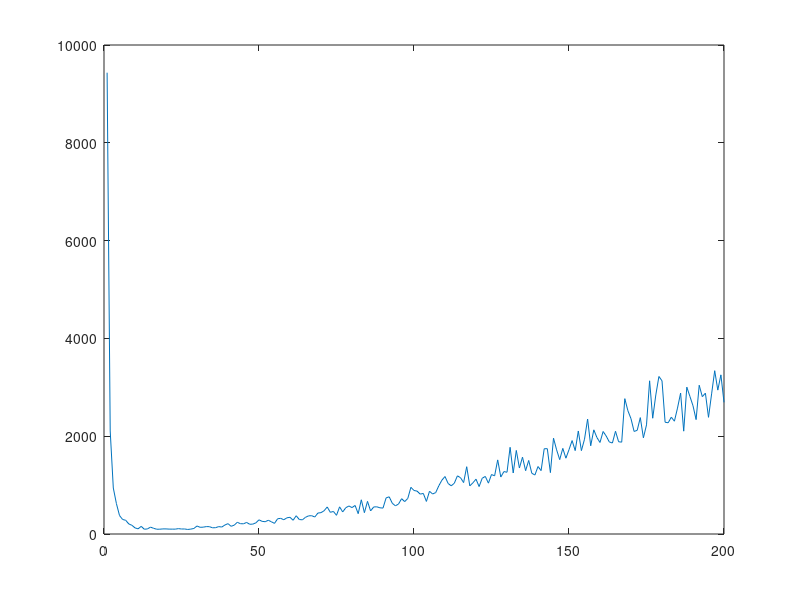

Write MATLAB code to recreate this figure.
%%%%%%%%%%%%%%%%%%%%%%%%%%%%%%%%%%%%%%%%%%%%%%%%%%%%%%%%%%%%%%%%%%%%%%
% Se analiza el numero condicion de dos variables correlacionadas
% Si dos variables estan correlacionadas el numero condicion es malo
% Debido a que una explica la otra.
%%%%%%%%%%%%%%%%%%%%%%%%%%%%%%%%%%%%%%%%%%%%%%%%%%%%%%%%%%%%%%%%%%%%%%
X = randn(100,2);
Y=[];
% Se itera agregando ruido. Las primeras iteraciones tienen mucho ruido
% A medida que va creciendo tiene menos ruido
for n=1:200
    Y = 5*X + (100/n)*randn(100,1);
    c1= corrcoef(X,Y);
    rho(n) = c1(1,2);
    C = cov(X,Y);
    con(n) = cond(C);
end

plot(con)